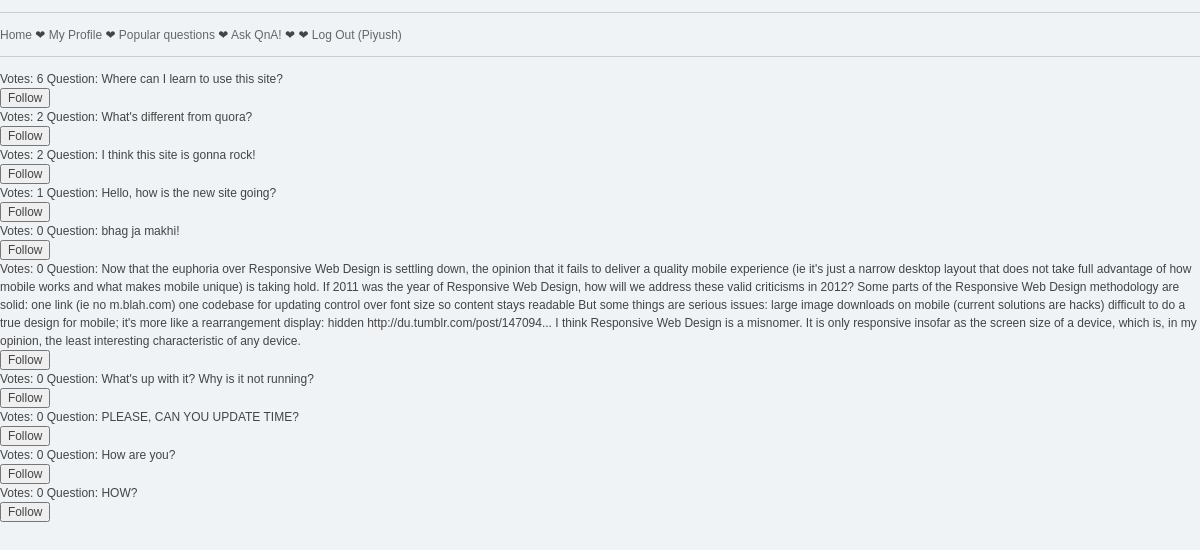
Page /popular_questions.php (signed in) on the committed database.
### tables this page shows
CREATE TABLE IF NOT EXISTS `question_stats` (
  `qid` int(11) NOT NULL AUTO_INCREMENT,
  `question` text,
  `asker_id` int(11) NOT NULL,
  `votes` int(11) NOT NULL DEFAULT '0',
  `time` timestamp NOT NULL DEFAULT CURRENT_TIMESTAMP ON UPDATE CURRENT_TIMESTAMP,
  `answers` int(11) NOT NULL DEFAULT '0',
  `views` int(11) NOT NULL DEFAULT '0',
  PRIMARY KEY (`qid`)
);

### popular_questions.php (the view, shortened to what this page needs)
<?php
	require_once('header.php');
	require_once('navmenu.php');
	$dbc = mysqli_connect(DB_HOST,DB_USER,DB_PASS,DB_NAME) or die('Error connecting to database.');
	$query = "SELECT * FROM question_stats ORDER BY votes DESC, time DESC LIMIT 10";
	$data = mysqli_query($dbc,$query) or die('Error querying database.');
	while($row = mysqli_fetch_array($data))
		{
			$question = $row['question'];
			$votes = $row['votes'];
			if(!empty($row['qid']))
			{
				echo "<p>Votes: $votes Question: $question</p>";
				if (isset($_SESSION['SESS_MEMBER_ID']))
				{
?>
					<form method="POST" action="<?php echo $_SERVER['PHP_SELF']; ?>">
					<input type="submit" name="submit" value="Follow">
					</form>
<?php
				}
			}
		}
?>

### rows in the picture
question_stats: votes "6", question "Where can I learn to use this site?"
question_stats: votes "2", question "What's different from quora?"
question_stats: votes "2", question "I think this site is gonna rock!"
question_stats: votes "1", question "Hello, how is the new site going?"
question_stats: votes "0", question "bhag ja makhi!"
question_stats: votes "0", question "Now that the euphoria over Responsive Web Design is settling down, the opinion that it fails to deliver a quality mobile experience (ie it's just a narrow desktop layout that does not take full advantage of how mobile works and what makes mobile unique) is taking hold. If 2011 was the year of Responsive Web Design, how will we address these valid criticisms in 2012? Some parts of the Responsive Web Design methodology are solid: one link (ie no m.blah.com) one codebase for updating control over font size so content stays readable But some things are serious issues: large image downloads on mobile (current solutions are hacks) difficult to do a true design for mobile; it's more like a…"
question_stats: votes "0", question "What's up with it? Why is it not running?"
question_stats: votes "0", question "PLEASE, CAN YOU UPDATE TIME?"
question_stats: votes "0", question "How are you?"
question_stats: votes "0", question "HOW?"

### other values in the picture
$_SESSION['username'] "Piyush"
